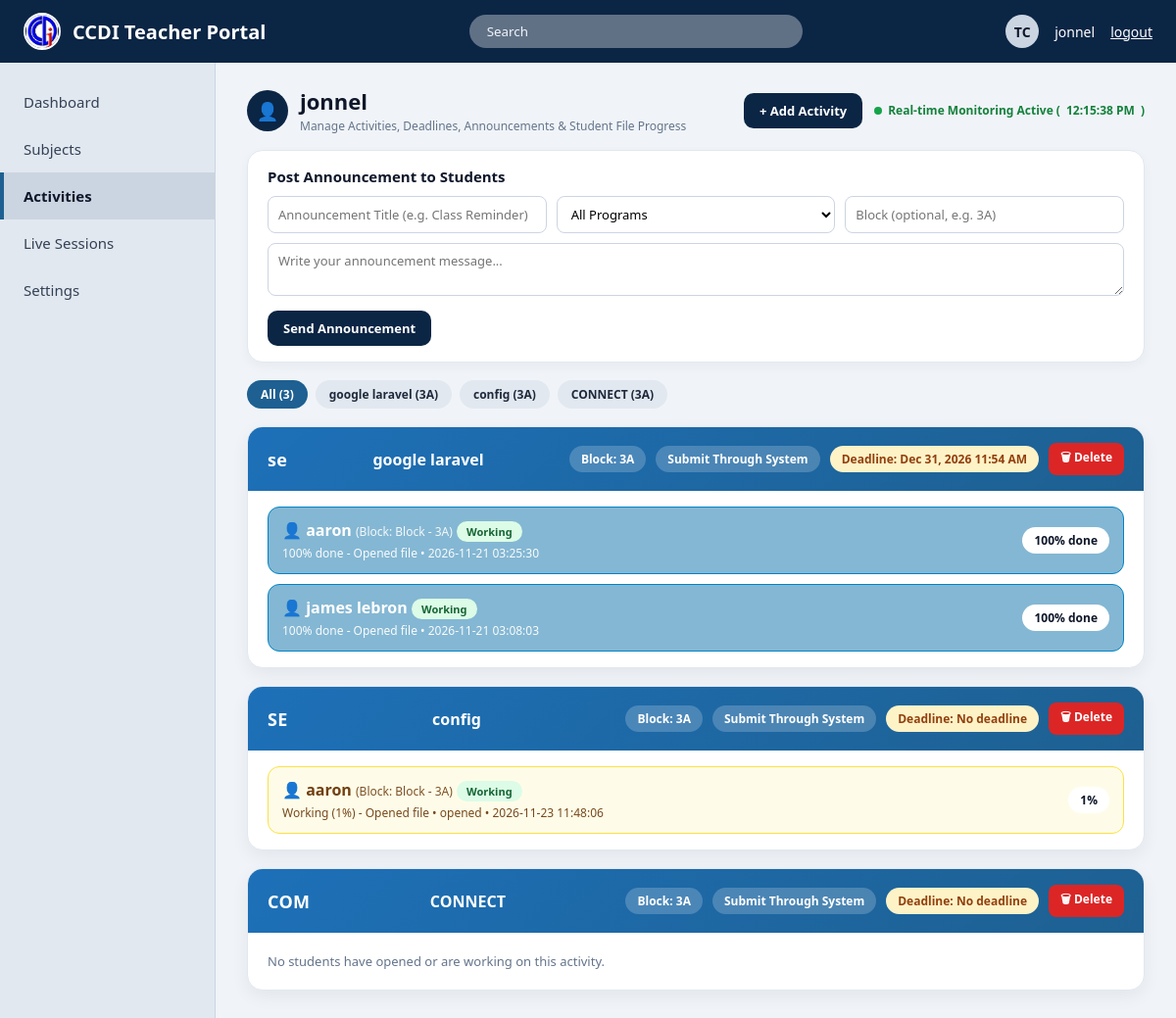
The app's page /teacher_activities.php (signed in) with its own data.
### tables this page shows
CREATE TABLE `activities` (
  `id` int(11) NOT NULL AUTO_INCREMENT,
  `teacher_id` int(11) DEFAULT NULL,
  `subject_code` varchar(100) NOT NULL DEFAULT '',
  `title` varchar(255) NOT NULL DEFAULT '',
  `block` varchar(50) NOT NULL DEFAULT '',
  `activity_type` varchar(30) NOT NULL DEFAULT 'File',
  `level_label` varchar(50) NOT NULL DEFAULT 'Easy',
  `file_path` varchar(255) DEFAULT NULL,
  `quiz_data` longtext DEFAULT NULL,
  `deadline` datetime DEFAULT NULL,
  `created_at` timestamp NOT NULL DEFAULT current_timestamp(),
  `allow_submission` tinyint(1) NOT NULL DEFAULT 1,
  `program` varchar(100) DEFAULT NULL,
  PRIMARY KEY (`id`)
);

CREATE TABLE `student_activity_progress` (
  `id` int(11) NOT NULL AUTO_INCREMENT,
  `student_id` int(11) NOT NULL,
  `activity_id` int(11) NOT NULL,
  `progress_percent` int(11) NOT NULL DEFAULT 0,
  `status_label` varchar(50) NOT NULL DEFAULT 'Not Started',
  `last_action` varchar(50) NOT NULL DEFAULT 'none',
  `updated_at` timestamp NOT NULL DEFAULT current_timestamp() ON UPDATE current_timestamp(),
  `submission_note` text DEFAULT NULL,
  `submission_file` varchar(255) DEFAULT NULL,
  `submitted_at` datetime DEFAULT NULL,
  PRIMARY KEY (`id`),
  UNIQUE KEY `uq_student_activity` (`student_id`,`activity_id`)
);

CREATE TABLE `users` (
  `id` int(11) NOT NULL AUTO_INCREMENT,
  `full_name` varchar(100) NOT NULL,
  `email` varchar(100) NOT NULL,
  `password` varchar(255) NOT NULL,
  `course` varchar(100) DEFAULT 'Bachelor of Science in Information Technology (BSIT)',
  `block` varchar(20) DEFAULT 'Block - 3B',
  `role` enum('student','teacher','admin') DEFAULT 'student',
  `program` varchar(100) DEFAULT NULL,
  `username` varchar(50) DEFAULT NULL,
  `STATUS` varchar(20) DEFAULT 'Approved',
  `department` varchar(50) DEFAULT 'BSIT Department',
  `year_level` varchar(20),
  `profile_pic` varchar(255) DEFAULT NULL,
  `student_id` varchar(50) DEFAULT NULL,
  `student_number` varchar(50) DEFAULT NULL,
  PRIMARY KEY (`id`),
  UNIQUE KEY `email` (`email`),
  UNIQUE KEY `username` (`username`),
  UNIQUE KEY `uq_users_student_id` (`student_id`),
  UNIQUE KEY `uq_student_number` (`student_number`)
);

### teacher_activities.php (the view, shortened to what this page needs)
<?php
include 'db.php';
$teacher_name = trim((string)($_SESSION['full_name'] ?? $_SESSION['username'] ?? 'Teacher'));
$avatar_pic = trim((string)($teacher['profile_pic'] ?? $_SESSION['profile_pic'] ?? ''));
$has_avatar_pic = ($avatar_pic !== '' && file_exists(__DIR__ . '/' . $avatar_pic));
$conn->query("
    CREATE TABLE IF NOT EXISTS activities (
        id INT AUTO_INCREMENT PRIMARY KEY,
        teacher_id INT NULL,
        subject_code VARCHAR(100) NOT NULL DEFAULT '',
        title VARCHAR(255) NOT NULL DEFAULT '',
        program VARCHAR(100) NULL DEFAULT NULL,
        block VARCHAR(50) NOT NULL DEFAULT '',
        allow_submission TINYINT(1) NOT NULL DEFAULT 1,
        file_path VARCHAR(255) NULL DEFAULT NULL,
        deadline DATETIME NULL DEFAULT NULL,
        created_at TIMESTAMP DEFAULT CURRENT_TIMESTAMP
    )
");
$conn->query("
    CREATE TABLE IF NOT EXISTS student_activity_progress (
        id INT AUTO_INCREMENT PRIMARY KEY,
        student_id INT NOT NULL,
        activity_id INT NOT NULL,
        progress_percent INT NOT NULL DEFAULT 0,
        status_label VARCHAR(50) NOT NULL DEFAULT 'Not Working',
        last_action VARCHAR(50) NOT NULL DEFAULT 'none',
        updated_at TIMESTAMP DEFAULT CURRENT_TIMESTAMP ON UPDATE CURRENT_TIMESTAMP,
        UNIQUE KEY uq_student_activity (student_id, activity_id)
    )
");
$act_cols = [];
$col_res = $conn->query("SHOW COLUMNS FROM activities");
if ($col_res) {
    while ($c = $col_res->fetch_assoc()) {
        $act_cols[] = $c['Field'];
    }
}
function fetchProgressByActivity(mysqli $conn): array {
    $map = [];
    $q_prog = $conn->query("
        SELECT
            sap.activity_id,
            sap.progress_percent,
            sap.status_label,
            sap.last_action,
            sap.updated_at,
            COALESCE(NULLIF(TRIM(u.full_name), ''), u.username) AS student_name,
            u.block AS student_block
        FROM student_activity_progress sap
        INNER JOIN users u ON u.id = sap.student_id
        ORDER BY sap.updated_at DESC
    ");
    if ($q_prog && $q_prog->num_rows > 0) {
        while ($p = $q_prog->fetch_assoc()) {
            $aid = intval($p['activity_id']);
            $pct = max(0, min(100, intval($p['progress_percent'])));
            $rawStatus = strtolower(trim((string)($p['status_label'] ?? '')));
            $rawAction = strtolower(trim((string)($p['last_action'] ?? '')));
            $opened_file = ($rawAction === 'opened' || $rawAction === 'open' || $pct > 0 || strpos($rawStatus, 'working') !== false || strpos($rawStatus, 'done') !== false);
            $is_working  = ($pct > 0 || strpos($rawStatus, 'working') !== false || strpos($rawStatus, 'done') !== false || strpos($rawStatus, 'progress') !== false || strpos($rawStatus, 'started') !== false);
            $p['progress_percent'] = $pct;
            $p['opened_file'] = $opened_file;
            $p['is_working'] = $is_working;
            $p['work_badge'] = $is_working ? 'Working' : 'Not Working';
            $map[$aid][] = $p;
        }
    }
    return $map;
}
$activities = [];
$order_col = in_array('id', $act_cols, true) ? 'id DESC' : '1';
$q_act = $conn->query("SELECT * FROM activities ORDER BY {$order_col}");
if ($q_act && $q_act->num_rows > 0) {
    while ($row = $q_act->fetch_assoc()) {
        $activities[] = $row;
    }
}
$progress_by_act = fetchProgressByActivity($conn);
?>
<!DOCTYPE html>
<html lang="en">
<head>
    <link rel="stylesheet" href="style.css">
</head>
<body>
    <header class="topbar" style="background-color: #0b2545;">
        <div class="brand">
            <div class="brand-logo"><img src="logo.jpg" alt="logo" style="width:100%; height:100%; object-fit:contain;"></div>
            <span>CCDI Teacher Portal</span>
        </div>
        <input type="text" id="teacherActivitySearch" class="search-bar" placeholder="Search">
        <div class="user-menu">
            <div class="user-avatar" style="overflow:hidden; padding:0; display:flex; align-items:center; justify-content:center;">
                <?php if ($has_avatar_pic): ?>
                    <img src="<?php echo htmlspecialchars($avatar_pic); ?>" alt="Profile Picture" style="width:100%; height:100%; object-fit:cover; display:block;">
                <?php else: ?>
                    TC
                <?php endif; ?>
            </div>
            <span><?php echo htmlspecialchars($teacher_name); ?></span>
            <a href="logout.php" class="logout-link">logout</a>
        </div>
    </header>
    <nav class="sidebar">
        <a href="teacher_dashboard.php">Dashboard</a>
        <a href="teacher_subjects.php">Subjects</a>
        <a href="teacher_activities.php" class="active">Activities</a>
        <a href="teacher_live.php">Live Sessions</a>
        <a href="teacher_settings.php">Settings</a>
    </nav>
    <main class="main-wrapper">
        <div class="teacher-top-bar">
            <div class="teacher-title-group">
                <div class="teacher-badge-icon">&#128100;</div>
                <div>
                    <h1 style="font-size:22px; font-weight:800; color:#0f172a; margin:0;"><?php echo htmlspecialchars($teacher_name); ?></h1>
                    <p style="font-size:12px; color:#64748b; margin:2px 0 0 0;">Manage Activities, Deadlines, Announcements &amp; Student File Progress</p>
                </div>
            </div>
            <div class="teacher-top-actions">
                <button type="button" id="openAddActivityModal" class="btn-add-activity">+ Add Activity</button>
                <span class="live-indicator">
                    <span class="live-dot"></span>
                    Real-time Monitoring Active (<span id="rtMonitorTime"><?php echo date('h:i:s A'); ?></span>)
                </span>
            </div>
        </div>
        <section class="announcement-box" aria-label="Post Announcement">
            <div style="font-size:15px; font-weight:800; color:#0f172a;">Post Announcement to Students</div>
            <form method="POST">
                <div class="announcement-grid">
                    <input type="text" name="announcement_title" placeholder="Announcement Title (e.g. Class Reminder)" required>
                    <select name="announcement_program">
                        <option value="">All Programs</option>
                    </select>
                    <input type="text" name="announcement_block" placeholder="Block (optional, e.g. 3A)">
                </div>
                <div style="margin-top:10px;">
                    <textarea name="announcement_message" rows="2" placeholder="Write your announcement message..." required></textarea>
                </div>
                <div style="margin-top:10px;">
                    <button type="submit" name="post_teacher_announcement" class="btn-add-activity">Send Announcement</button>
                </div>
            </form>
        </section>
        <div class="activity-pills" id="activityFilterPills">
            <button type="button" class="activity-pill-btn active" data-filter="all">All (<?php echo count($activities); ?>)</button>
            <?php foreach ($activities as $act): ?>
                <?php
                    $aid = intval($act['id']);
                    $pill_title = trim((string)($act['title'] ?? 'Activity'));
                    $pill_prog = trim((string)($act['program'] ?? ''));
                    $pill_block = trim((string)($act['block'] ?? ''));
                    $meta_parts = array_filter([$pill_prog, $pill_block]);
                    $pill_label = $pill_title . (!empty($meta_parts) ? ' (' . implode(' • ', $meta_parts) . ')' : '');
                ?>
                <button type="button" class="activity-pill-btn" data-filter="act-<?php echo $aid; ?>">
                    <?php echo htmlspecialchars($pill_label); ?>
                </button>
            <?php endforeach; ?>
        </div>
        <div id="teacherActivitiesContainer">
            <?php if (!empty($activities)): ?>
                <?php foreach ($activities as $act): ?>
                    <?php
                        $aid = intval($act['id']);
                        $subj_disp = trim((string)($act['subject_code'] ?? $act['subject'] ?? 'SUBJECT'));
                        $title_disp = trim((string)($act['title'] ?? 'Untitled Activity'));
                        $block_disp = trim((string)($act['block'] ?? ''));
                        $sub_mode_disp = (isset($act['allow_submission']) && intval($act['allow_submission']) === 0)
                            ? 'File Only'
                            : 'Submit Through System';
                        $dl_raw = trim((string)($act['deadline'] ?? ''));
                        $dl_disp = 'No deadline';
                        if ($dl_raw !== '' && $dl_raw !== '0000-00-00 00:00:00') {
                            $ts_dl = strtotime($dl_raw);
                            if ($ts_dl !== false) {
                                $dl_disp = date('M d, Y h:i A', $ts_dl);
                            }
                        }
                        $stu_list = $progress_by_act[$aid] ?? [];
                    ?>
                    <div class="teacher-activity-card js-teacher-act-card" data-card-id="act-<?php echo $aid; ?>" data-activity-id="<?php echo $aid; ?>">
                        <div class="activity-card-banner">
                            <div class="activity-banner-left"><?php echo htmlspecialchars($subj_disp); ?></div>
                            <div class="activity-banner-center"><?php echo htmlspecialchars($title_disp); ?></div>
                            <div class="activity-banner-right">
                                <?php if ($block_disp !== ''): ?>
                                    <span class="block-tag">Block: <?php echo htmlspecialchars($block_disp); ?></span>
                                <?php endif; ?>
                                <span class="block-tag"><?php echo htmlspecialchars($sub_mode_disp); ?></span>
                                <span class="deadline-tag">Deadline: <?php echo htmlspecialchars($dl_disp); ?></span>
                                <form method="POST" style="display:inline-block; margin:0;" onsubmit="return confirm('Are you sure you want to delete the activity &quot;<?php echo htmlspecialchars($title_disp, ENT_QUOTES); ?>&quot;?');">
                                    <button type="submit" class="btn-delete-activity" title="Delete Activity">
                                        &#128465; Delete
                                    </button>
                                </form>
                            </div>
                        </div>
                        <div class="activity-card-body" data-progress-for="<?php echo $aid; ?>">
                            <?php if (!empty($stu_list)): ?>
                                <?php foreach ($stu_list as $sp): ?>
                                    <?php
                                        $pct = intval($sp['progress_percent']);
                                        $is_done = ($pct >= 100);
                                        $is_working = !empty($sp['is_working']);
                                        $opened_file = !empty($sp['opened_file']);
                                        $item_cls = $is_done ? 'done' : ($is_working ? 'working' : 'not-working');
                                        $open_label = $opened_file ? 'Opened file' : 'Not opened file';
                                        $work_label = $is_working ? 'Working' : 'Not Working';
                                        $detail_txt = $is_done
                                            ? ('100% done - ' . $open_label)
                                            : ($work_label . ' (' . $pct . '%) - ' . $open_label . (!empty($sp['last_action']) ? ' • ' . htmlspecialchars($sp['last_action']) : ''));
                                    ?>
                                    <div class="student-progress-item <?php echo $item_cls; ?>">
                                        <div>
                                            <strong>&#128100; <?php echo htmlspecialchars($sp['student_name']); ?></strong>
                                            <?php if (!empty($sp['student_block'])): ?>
                                                <span style="font-size:12px; opacity:0.9;">(Block: <?php echo htmlspecialchars($sp['student_block']); ?>)</span>
                                            <?php endif; ?>
                                            <span class="work-badge <?php echo $is_working ? 'is-working' : 'is-not-working'; ?>">
                                                <?php echo htmlspecialchars($work_label); ?>
                                            </span>
                                            <div style="font-size:12px; margin-top:4px; opacity:0.95;">
                                                <?php echo $detail_txt; ?> &bull; <?php echo htmlspecialchars($sp['updated_at'] ?? ''); ?>
                                            </div>
                                        </div>
                                        <span class="status-pill">
                                            <?php echo $is_done ? '100% done' : ($pct . '%'); ?>
                                        </span>
                                    </div>
                                <?php endforeach; ?>
                            <?php else: ?>
                                <p style="font-size:13px; color:#64748b; margin:4px 0;">No students have opened or are working on this activity.</p>
                            <?php endif; ?>
                        </div>
                    </div>
                <?php endforeach; ?>
            <?php else: ?>
                <div class="panel-card" style="text-align:center; color:#64748b; padding:28px;">
                No activity has been created yet. Click <strong>+ Add Activity</strong> to create one.
                </div>
            <?php endif; ?>
        </div>
    </main>
</body>
</html>

### records on screen
activities: pill_label "google laravel (3A)", subject_code "se", title "google laravel", block "3A", allow_submission "Submit Through System", deadline "Dec 31, 2026 11:54 AM"
activities: pill_label "config (3A)", subject_code "SE", title "config", block "3A", allow_submission "Submit Through System", dl_disp "No deadline"
activities: pill_label "CONNECT (3A)", subject_code "COM", title "CONNECT", block "3A", allow_submission "Submit Through System", dl_disp "No deadline", shows "No students have opened or are working on this activity."
student_activity_progress: student_name "aaron", users.block "Block - 3A", work_label "Working", progress_percent "100% done - Opened file", updated_at "2026-11-21 03:25:30"
student_activity_progress: student_name "james lebron", work_label "Working", progress_percent "100% done - Opened file", updated_at "2026-11-21 03:08:03"
student_activity_progress: student_name "aaron", users.block "Block - 3A", work_label "Working", detail_txt "Working (1%) - Opened file • opened", updated_at "2026-11-23 11:48:06", progress_percent "1"

### other values on screen
$teacher_name "jonnel"
count($activities) "3"
